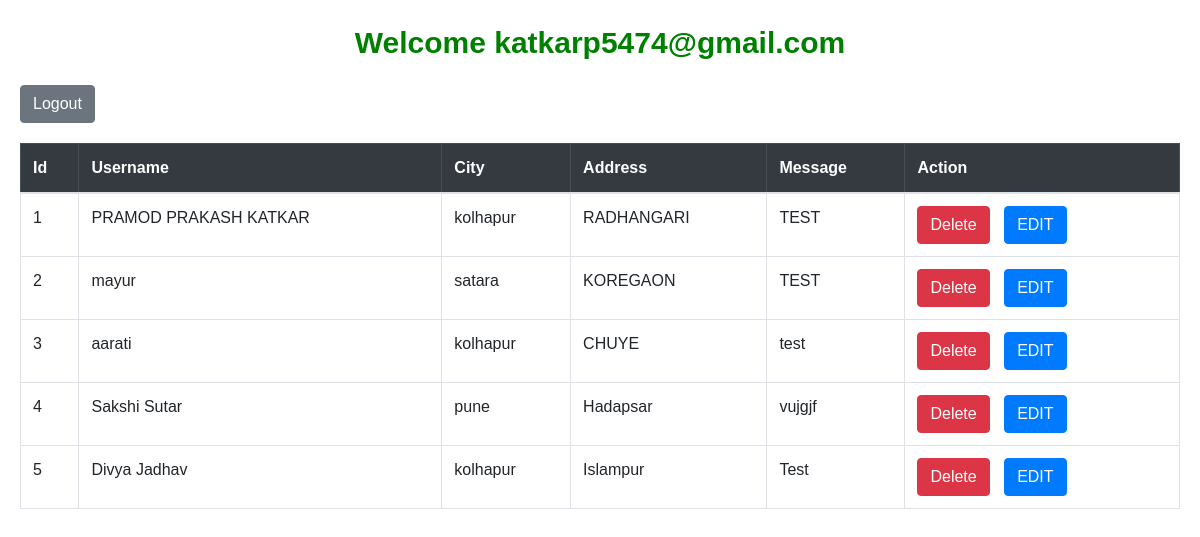
The app's page /admin_panel.php (signed in) with its own data.
### tables this page shows
CREATE TABLE `tbl_contact` (
  `id` int(10) NOT NULL,
  `name` varchar(255) NOT NULL,
  `address` varchar(255) NOT NULL,
  `city` varchar(255) NOT NULL,
  `image` varchar(255) NOT NULL,
  `message` varchar(255) NOT NULL
);

### admin_panel.php (the view, shortened to what this page needs)
<?php
require 'config.php';
?>
<!DOCTYPE html>
<html>
<head>
    <link rel="stylesheet" href="https://maxcdn.bootstrapcdn.com/bootstrap/4.5.2/css/bootstrap.min.css">
</head>
<body>
    <div class="heading">
        Welcome <?php echo $_SESSION['username']; ?>
    </div>
    <div class="logout">
        <a href="logout_admin.php" class="btn btn-secondary">Logout</a>
    </div>
    <div class="table-container">
        <table class="table table-bordered">
            <thead class="table-dark">
                <tr>
                    <th>Id</th>
                    <th>Username</th>
                    <th>City</th>
                    <th>Address</th>
                    <th>Message</th>
                    <th>Action</th>
                </tr>
            </thead>
            <tbody>
                <?php
                $i = 1;
                $sql = "SELECT * FROM tbl_contact";
                $query_run = mysqli_query($conn, $sql);
                if ($query_run) {
                    while ($row = mysqli_fetch_array($query_run)) {
                        ?>
                        <tr>
                            <td><?php echo $i; ?></td>
                            <td><?php echo $row['name']; ?></td>
                            <td><?php echo $row['city']; ?></td>
                            <td><?php echo $row['address']; ?></td>
                            <td><?php echo $row['message']; ?></td>
                            <td>
                                <form action="delete_contact.php" method="post" style="display:inline;">
                                    <input type="submit" name="delete_contact" class="btn btn-danger" value="Delete">
                                </form>
                                <form action="edit_contact.php" method="post" style="display:inline;">
                                    <input type="submit" class="btn btn-primary" value="EDIT">
                                </form>
                            </td>
                        </tr>
                        <?php
                        $i++;
                    }
                } else {
                    echo "<tr><td colspan='6'>No record found</td></tr>";
                }
                ?>
            </tbody>
        </table>
    </div>
</body>
</html>

### admin_panel.php (style rules this page uses)
body { font-family: Arial, sans-serif; margin: 20px; }
.heading { font-size: 30px; margin-bottom: 20px; text-align: center; justify-content: center; color: green; font-weight: bold; }
.logout { margin-bottom: 20px; }
.table-container { margin-top: 20px; }
.btn-danger, .btn-primary { margin-right: 10px; }
.btn-danger { background-color: #dc3545; border-color: #dc3545; }
.btn-primary { background-color: #007bff; border-color: #007bff; }
.table-dark th { background-color: #343a40; color: white; }

### records on screen
tbl_contact: name "PRAMOD PRAKASH KATKAR", city "kolhapur", address "RADHANGARI", message "TEST"
tbl_contact: name "mayur", city "satara", address "KOREGAON", message "TEST"
tbl_contact: name "aarati", city "kolhapur", address "CHUYE", message "test"
tbl_contact: name "Sakshi Sutar", city "pune", address "Hadapsar", message "vujgjf"
tbl_contact: name "Divya Jadhav", city "kolhapur", address "Islampur", message "Test"

### other values on screen
$_SESSION['username'] "katkarp5474@gmail.com"
